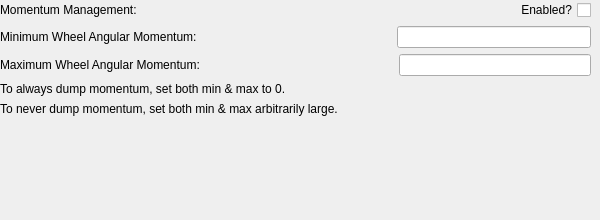
          <widget class="QWidget" name="cmdWhlHMangeConfig">
           <attribute name="title">
            <string>Wheel Momentum Management</string>
           </attribute>
           <widget class="QWidget" name="verticalLayoutWidget_8">
            <property name="geometry">
             <rect>
              <x>0</x>
              <y>0</y>
              <width>591</width>
              <height>211</height>
             </rect>
            </property>
            <layout class="QVBoxLayout" name="verticalLayout_15">
             <item>
              <layout class="QHBoxLayout" name="horizontalLayout_43">
               <item>
                <widget class="QLabel" name="label_30">
                 <property name="text">
                  <string>Momentum Management:</string>
                 </property>
                </widget>
               </item>
               <item>
                <spacer name="horizontalSpacer_31">
                 <property name="orientation">
                  <enum>Qt::Horizontal</enum>
                 </property>
                 <property name="sizeHint" stdset="0">
                  <size>
                   <width>40</width>
                   <height>20</height>
                  </size>
                 </property>
                </spacer>
               </item>
               <item>
                <widget class="QCheckBox" name="cmdHManageEnabled">
                 <property name="layoutDirection">
                  <enum>Qt::RightToLeft</enum>
                 </property>
                 <property name="text">
                  <string>Enabled?</string>
                 </property>
                </widget>
               </item>
              </layout>
             </item>
             <item>
              <layout class="QHBoxLayout" name="horizontalLayout_44">
               <item>
                <widget class="QLabel" name="label_31">
                 <property name="text">
                  <string>Minimum Wheel Angular Momentum:</string>
                 </property>
                </widget>
               </item>
               <item>
                <spacer name="horizontalSpacer_32">
                 <property name="orientation">
                  <enum>Qt::Horizontal</enum>
                 </property>
                 <property name="sizeHint" stdset="0">
                  <size>
                   <width>40</width>
                   <height>20</height>
                  </size>
                 </property>
                </spacer>
               </item>
               <item>
                <widget class="QLineEdit" name="cmdHManageMin"/>
               </item>
              </layout>
             </item>
             <item>
              <layout class="QHBoxLayout" name="horizontalLayout_45">
               <item>
                <widget class="QLabel" name="label_32">
                 <property name="text">
                  <string>Maximum Wheel Angular Momentum:</string>
                 </property>
                </widget>
               </item>
               <item>
                <spacer name="horizontalSpacer_33">
                 <property name="orientation">
                  <enum>Qt::Horizontal</enum>
                 </property>
                 <property name="sizeHint" stdset="0">
                  <size>
                   <width>40</width>
                   <height>20</height>
                  </size>
                 </property>
                </spacer>
               </item>
               <item>
                <widget class="QLineEdit" name="cmdHManageMax"/>
               </item>
              </layout>
             </item>
             <item>
              <widget class="QLabel" name="label_33">
               <property name="text">
                <string>To always dump momentum, set both min &amp; max to 0.</string>
               </property>
              </widget>
             </item>
             <item>
              <widget class="QLabel" name="label_34">
               <property name="text">
                <string>To never dump momentum, set both min &amp; max arbitrarily large.</string>
               </property>
              </widget>
             </item>
             <item>
              <spacer name="verticalSpacer_11">
               <property name="orientation">
                <enum>Qt::Vertical</enum>
               </property>
               <property name="sizeHint" stdset="0">
                <size>
                 <width>20</width>
                 <height>40</height>
                </size>
               </property>
              </spacer>
             </item>
            </layout>
           </widget>
          </widget>
